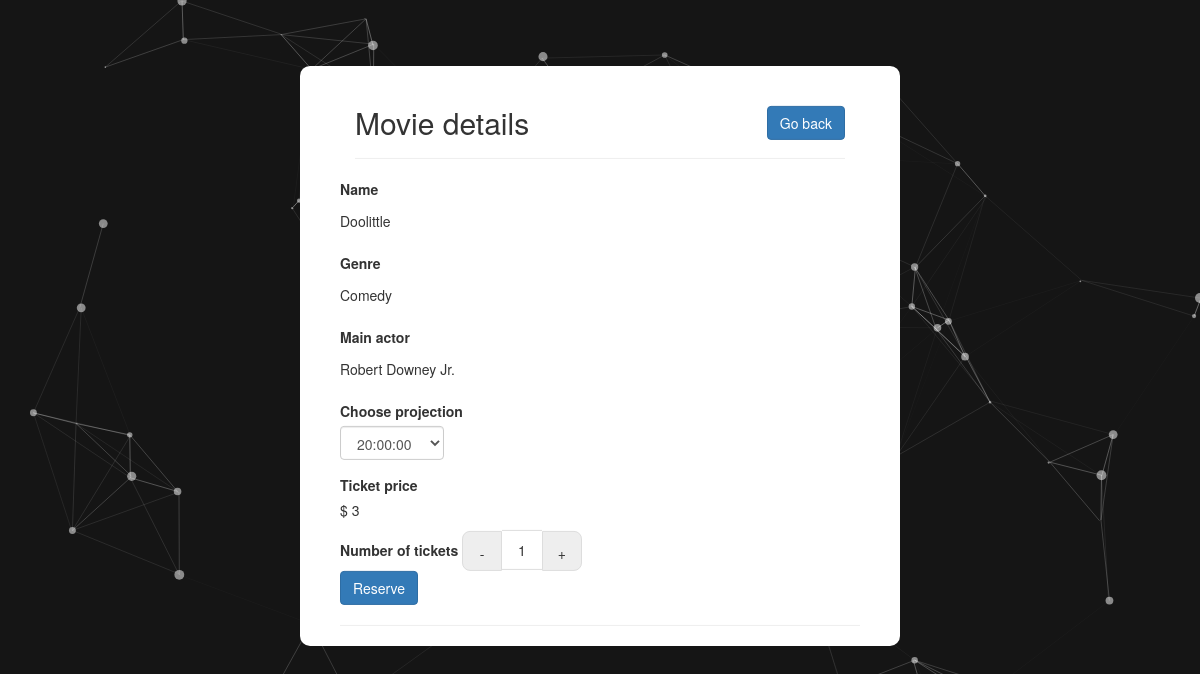
The app's page /ticketRead.php?id=1 (signed in) with its own data.
### tables this page shows
CREATE TABLE `movie` (
  `movie_id` int(11) NOT NULL,
  `name` varchar(64) NOT NULL,
  `genre` varchar(64) NOT NULL,
  `main_actor` varchar(64) NOT NULL
);

### ticketRead.php (the view, shortened to what this page needs)
<?php
if(isset($_GET['id']) && !empty(trim($_GET['id']))){
    require_once 'includes/db_conf.php';
    $sql = "SELECT * FROM movie where movie_id = ?;";
    if($stmt = mysqli_prepare($conn, $sql)){
        mysqli_stmt_bind_param($stmt, "i", $param_id);
        if(mysqli_stmt_execute($stmt)){
            $result = mysqli_stmt_get_result($stmt);
            if(mysqli_num_rows($result) == 1){
                $row = mysqli_fetch_array($result);
            }
        }
    }
}
else {
    header("location: index.php");
    exit();
}
?>
<!DOCTYPE html>
<html lang="en">
<head>
    <link rel="stylesheet" href="https://maxcdn.bootstrapcdn.com/bootstrap/3.3.7/css/bootstrap.min.css"
>
    <link rel="stylesheet" href="css/inputnum.css">
</head>
<body>
<div id="particles-js"></div>
<div class="wrapper">
    <div class="container-fluid">
        <div class="row">
            <div class="col-md-12">
                <div class="page-header clearfix">
                    <h2 class="pull-left">Movie details</h2>
                    <a href="reserve.php" class="btn btn-primary pull-right">Go back</a>
                </div>
            </div>
            <div class="form-group">
                <label>Name</label>
                <p class="form-control-static"><?php echo $row['name'] ?></p>
            </div>
            <div class="form-group">
                <label>Genre</label>
                <p class="form-control-static"><?php echo $row['genre'] ?></p>
            </div>
            <div class="form-group">
                <label>Main actor</label>
                <p class="form-control-static"><?php echo $row['main_actor'] ?></p>
            </div>
            <form action="resTicket.php" method="post">
                <div class="form-group">
                    <label>Choose projection</label>
                    <select name="projection_time" id="projection_time" class="form-control" style="width: 20%">
                        <?php
                            if(isset($_GET['id']) && !empty(trim($_GET['id']))) {
                                $sql = "SELECT time FROM projection WHERE movie_id = ? AND time > current_timestamp ;";
                                if ($stmt = mysqli_prepare($conn, $sql)) {
                                    mysqli_stmt_bind_param($stmt, "i", $param_movie);
                                    if (mysqli_stmt_execute($stmt)) {
                                        $result = mysqli_stmt_get_result($stmt);
                                        $rows = mysqli_num_rows($result);
                                        if ($rows > 0) {
                                            while ($row = mysqli_fetch_array($result)) {
                                                echo "<option value'" . $row['time'] . "'>" . $row['time'] . "</option>";
                                            }
                    echo "</select>";
                echo "</div>";
                                            $sql = "SELECT ticket_price FROM projection WHERE movie_id=?;";
                                            if ($stmt = mysqli_prepare($conn, $sql)) {
                                                mysqli_stmt_bind_param($stmt, "i", $param_movieid);
                                                if(mysqli_stmt_execute($stmt)){
                                                    $result = mysqli_stmt_get_result($stmt);
                                                    $row2 = mysqli_fetch_array($result);
                                                    echo "<label>Ticket price</label>";
                                                    echo "<p>$ " . $row2['ticket_price'] . "</p>";
                                                }
                                            }
                                        }
                                    }
                                }
                                else {
                                    echo "<h4> Error </h4>" . mysqli_error($conn);
                                }
                            }
                        ?>
                    <label>Number of tickets</label>
                    <div class="value-button" id="decrease" onclick="decreaseValue()" value="Decrease Value">-</div>
                    <input type="number" id="number" name="seats_num" value="1" min="1" max="4"/>
                    <div class="value-button" id="increase" onclick="increaseValue()" value="Increase Value">+</div>
                    <br>
                    <input type="submit" value="Reserve" name="submit" class="btn btn-primary">
            </form>
            <hr>
        </div>
    </div>
</div>
</body>
</html>

### css/inputnum.css (style rules this page uses)
.value-button { display: inline-block; border: 1px solid #ddd; margin: 0px; width: 40px; height: 40px; text-align: center; vertical-align: middle; padding: 11px 0; background: #eee; user-select: none; }
form #decrease { margin-top: -2px; margin-right: -4px; border-radius: 8px 0 0 8px; }
form #increase { margin-top: -2px; margin-left: -4px; border-radius: 0 8px 8px 0; }
input#number { text-align: center; border: none; border-top: 1px solid #ddd; border-bottom: 1px solid #ddd; margin: 0px; width: 40px; height: 40px; }

### ticketRead.php (style rules this page uses)
.wrapper { width: 600px; margin: 0 auto; position: absolute; top: 30%; left: 50%; transform: translate(-50%, -30%); background: #fff; padding: 0 40px; border-radius: 10px; }
.page-header h2 { margin-top: 0; }
html, body { margin: 0; padding: 0; height: 100vh; overflow: hidden; }
#particles-js { height: 100%; width: 100%; background-color: #151515; }

### records on screen
movie: name "Doolittle", genre "Comedy", main_actor "Robert Downey Jr."

### other values on screen
$row2['ticket_price'] "3"
form field projection_time "20:00:00"
